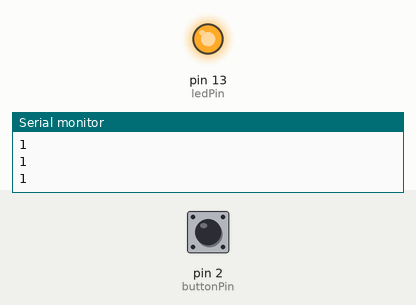
The sketch below on a simulated Arduino Uno, built with avr-gcc and run on an emulated ATmega328P. Parts: output pins drawn as LEDs (lit = HIGH), the last lines printed to the serial monitor. The test bench sets the inputs (shaded band); at power-on: pin 2 (buttonPin) HIGH.

Above: at 1.2 s.
1.3 s: pin 2 (buttonPin) pulled LOW for 0.15 s
At 1.4 s:
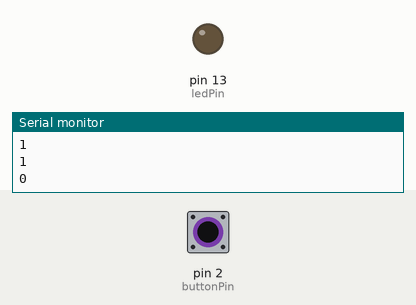
3.0 s: pin 2 (buttonPin) pulled LOW for 3.2 s
At 6.7 s:
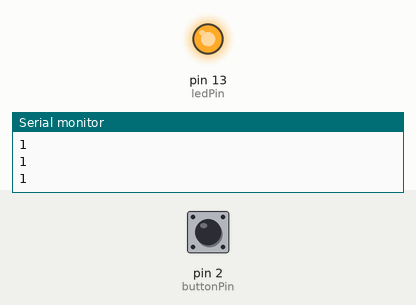
Timing chart, 0 to 8.2 s (numbered marks = the images above; inputs shaded):
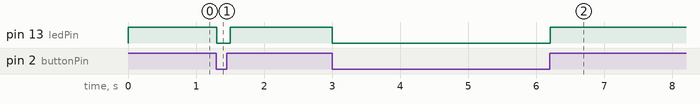

The sketch:

0503Homework1.ino
```cpp
const int buttonPin = 2;
const int ledPin = 13;

int buttonState = 0;
void setup() {
  // put your setup code here, to run once:
  pinMode(ledPin, OUTPUT);
  pinMode(buttonPin, INPUT);
  digitalWrite(buttonPin,HIGH);
  Serial.begin(9600);
}

void loop() {
  // put your main code here, to run repeatedly:
  buttonState = digitalRead(buttonPin);
  if(buttonState == HIGH)
  {
    digitalWrite(ledPin, HIGH);
  }
  else
  {
    digitalWrite(ledPin, LOW);

  }
  Serial.println(buttonState);
  delay(100);
}
```

Measured:
- after the input at 1.3 s, pin 13 (ledPin): HIGH → LOW at once, → HIGH 0.20 s later
- after the input at 3.0 s, pin 13 (ledPin): HIGH → LOW at once, → HIGH 3.2 s later
